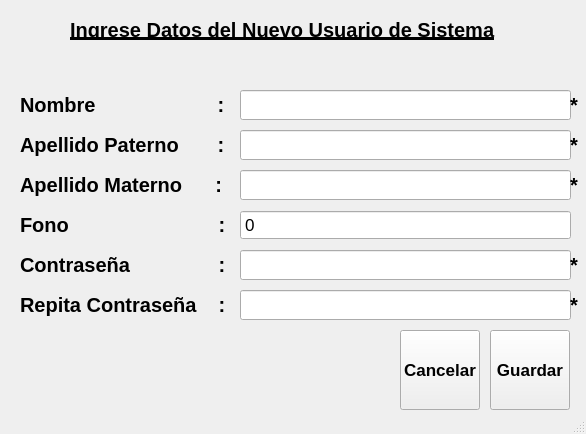
<?xml version="1.0" encoding="UTF-8"?>
<ui version="4.0">
 <class>usuarios</class>
 <widget class="QMainWindow" name="usuarios">
  <property name="geometry">
   <rect>
    <x>0</x>
    <y>0</y>
    <width>586</width>
    <height>434</height>
   </rect>
  </property>
  <property name="windowTitle">
   <string>Ingrese un nuevo Usuario</string>
  </property>
  <widget class="QWidget" name="centralwidget">
   <widget class="QPushButton" name="btnGuardar">
    <property name="geometry">
     <rect>
      <x>490</x>
      <y>330</y>
      <width>80</width>
      <height>80</height>
     </rect>
    </property>
    <property name="font">
     <font>
      <pointsize>13</pointsize>
      <weight>75</weight>
      <bold>true</bold>
     </font>
    </property>
    <property name="text">
     <string>Guardar</string>
    </property>
   </widget>
   <widget class="QPushButton" name="btnCancelar">
    <property name="geometry">
     <rect>
      <x>400</x>
      <y>330</y>
      <width>80</width>
      <height>80</height>
     </rect>
    </property>
    <property name="font">
     <font>
      <pointsize>13</pointsize>
      <weight>75</weight>
      <bold>true</bold>
     </font>
    </property>
    <property name="text">
     <string>Cancelar</string>
    </property>
   </widget>
   <widget class="QLabel" name="lblTitulo">
    <property name="geometry">
     <rect>
      <x>70</x>
      <y>20</y>
      <width>451</width>
      <height>20</height>
     </rect>
    </property>
    <property name="font">
     <font>
      <pointsize>15</pointsize>
      <weight>75</weight>
      <bold>true</bold>
      <underline>true</underline>
      <strikeout>false</strikeout>
      <kerning>true</kerning>
     </font>
    </property>
    <property name="text">
     <string>Ingrese Datos del Nuevo Usuario de Sistema</string>
    </property>
   </widget>
   <widget class="QLabel" name="lblContrasena">
    <property name="geometry">
     <rect>
      <x>20</x>
      <y>250</y>
      <width>221</width>
      <height>30</height>
     </rect>
    </property>
    <property name="font">
     <font>
      <pointsize>15</pointsize>
      <weight>75</weight>
      <bold>true</bold>
     </font>
    </property>
    <property name="text">
     <string>Contraseña                :</string>
    </property>
   </widget>
   <widget class="QLabel" name="lblRepiteContrasena">
    <property name="geometry">
     <rect>
      <x>20</x>
      <y>290</y>
      <width>221</width>
      <height>30</height>
     </rect>
    </property>
    <property name="font">
     <font>
      <pointsize>15</pointsize>
      <weight>75</weight>
      <bold>true</bold>
     </font>
    </property>
    <property name="text">
     <string>Repita Contraseña    :</string>
    </property>
   </widget>
   <widget class="QLabel" name="lblNombre">
    <property name="geometry">
     <rect>
      <x>20</x>
      <y>90</y>
      <width>221</width>
      <height>30</height>
     </rect>
    </property>
    <property name="font">
     <font>
      <pointsize>15</pointsize>
      <weight>75</weight>
      <bold>true</bold>
     </font>
    </property>
    <property name="text">
     <string>Nombre                      :</string>
    </property>
   </widget>
   <widget class="QLineEdit" name="txtContrasenna">
    <property name="geometry">
     <rect>
      <x>240</x>
      <y>290</y>
      <width>331</width>
      <height>30</height>
     </rect>
    </property>
    <property name="font">
     <font>
      <pointsize>13</pointsize>
     </font>
    </property>
   </widget>
   <widget class="QLabel" name="lblFono">
    <property name="geometry">
     <rect>
      <x>20</x>
      <y>210</y>
      <width>221</width>
      <height>30</height>
     </rect>
    </property>
    <property name="font">
     <font>
      <pointsize>15</pointsize>
      <weight>75</weight>
      <bold>true</bold>
     </font>
    </property>
    <property name="text">
     <string>Fono                           :</string>
    </property>
   </widget>
   <widget class="QLineEdit" name="txtContrasena">
    <property name="geometry">
     <rect>
      <x>240</x>
      <y>250</y>
      <width>331</width>
      <height>30</height>
     </rect>
    </property>
    <property name="font">
     <font>
      <pointsize>13</pointsize>
     </font>
    </property>
   </widget>
   <widget class="QLineEdit" name="txtApellidoMaterno">
    <property name="geometry">
     <rect>
      <x>240</x>
      <y>170</y>
      <width>331</width>
      <height>30</height>
     </rect>
    </property>
    <property name="font">
     <font>
      <pointsize>13</pointsize>
     </font>
    </property>
   </widget>
   <widget class="QLineEdit" name="txtApellidoPaterno">
    <property name="geometry">
     <rect>
      <x>240</x>
      <y>130</y>
      <width>331</width>
      <height>30</height>
     </rect>
    </property>
    <property name="font">
     <font>
      <pointsize>13</pointsize>
     </font>
    </property>
   </widget>
   <widget class="QLineEdit" name="txtNombre">
    <property name="geometry">
     <rect>
      <x>240</x>
      <y>90</y>
      <width>331</width>
      <height>30</height>
     </rect>
    </property>
    <property name="font">
     <font>
      <pointsize>13</pointsize>
     </font>
    </property>
   </widget>
   <widget class="QLabel" name="lblApellidoPaterno">
    <property name="geometry">
     <rect>
      <x>20</x>
      <y>130</y>
      <width>221</width>
      <height>30</height>
     </rect>
    </property>
    <property name="font">
     <font>
      <pointsize>15</pointsize>
      <weight>75</weight>
      <bold>true</bold>
     </font>
    </property>
    <property name="text">
     <string>Apellido Paterno       :</string>
    </property>
   </widget>
   <widget class="QLabel" name="lblApellidoMaterno">
    <property name="geometry">
     <rect>
      <x>20</x>
      <y>170</y>
      <width>221</width>
      <height>30</height>
     </rect>
    </property>
    <property name="font">
     <font>
      <pointsize>15</pointsize>
      <weight>75</weight>
      <bold>true</bold>
     </font>
    </property>
    <property name="text">
     <string>Apellido Materno      :</string>
    </property>
   </widget>
   <widget class="QSpinBox" name="txtFono">
    <property name="geometry">
     <rect>
      <x>240</x>
      <y>210</y>
      <width>331</width>
      <height>30</height>
     </rect>
    </property>
    <property name="font">
     <font>
      <pointsize>13</pointsize>
     </font>
    </property>
    <property name="buttonSymbols">
     <enum>QAbstractSpinBox::NoButtons</enum>
    </property>
    <property name="suffix">
     <string/>
    </property>
    <property name="prefix">
     <string/>
    </property>
    <property name="minimum">
     <number>0</number>
    </property>
    <property name="maximum">
     <number>999999999</number>
    </property>
    <property name="value">
     <number>0</number>
    </property>
   </widget>
   <widget class="QLabel" name="lblIdUsuario">
    <property name="geometry">
     <rect>
      <x>270</x>
      <y>50</y>
      <width>16</width>
      <height>30</height>
     </rect>
    </property>
    <property name="font">
     <font>
      <pointsize>15</pointsize>
      <weight>75</weight>
      <bold>true</bold>
     </font>
    </property>
    <property name="text">
     <string/>
    </property>
   </widget>
   <widget class="QLabel" name="lblNombre_2">
    <property name="geometry">
     <rect>
      <x>570</x>
      <y>90</y>
      <width>21</width>
      <height>30</height>
     </rect>
    </property>
    <property name="font">
     <font>
      <pointsize>15</pointsize>
      <weight>75</weight>
      <bold>true</bold>
     </font>
    </property>
    <property name="text">
     <string>*</string>
    </property>
   </widget>
   <widget class="QLabel" name="lblNombre_3">
    <property name="geometry">
     <rect>
      <x>570</x>
      <y>170</y>
      <width>21</width>
      <height>30</height>
     </rect>
    </property>
    <property name="font">
     <font>
      <pointsize>15</pointsize>
      <weight>75</weight>
      <bold>true</bold>
     </font>
    </property>
    <property name="text">
     <string>*</string>
    </property>
   </widget>
   <widget class="QLabel" name="lblNombre_4">
    <property name="geometry">
     <rect>
      <x>570</x>
      <y>130</y>
      <width>21</width>
      <height>30</height>
     </rect>
    </property>
    <property name="font">
     <font>
      <pointsize>15</pointsize>
      <weight>75</weight>
      <bold>true</bold>
     </font>
    </property>
    <property name="text">
     <string>*</string>
    </property>
   </widget>
   <widget class="QLabel" name="lblNombre_5">
    <property name="geometry">
     <rect>
      <x>570</x>
      <y>250</y>
      <width>21</width>
      <height>30</height>
     </rect>
    </property>
    <property name="font">
     <font>
      <pointsize>15</pointsize>
      <weight>75</weight>
      <bold>true</bold>
     </font>
    </property>
    <property name="text">
     <string>*</string>
    </property>
   </widget>
   <widget class="QLabel" name="lblNombre_6">
    <property name="geometry">
     <rect>
      <x>570</x>
      <y>290</y>
      <width>21</width>
      <height>30</height>
     </rect>
    </property>
    <property name="font">
     <font>
      <pointsize>15</pointsize>
      <weight>75</weight>
      <bold>true</bold>
     </font>
    </property>
    <property name="text">
     <string>*</string>
    </property>
   </widget>
  </widget>
  <widget class="QStatusBar" name="statusbar"/>
 </widget>
 <resources/>
 <connections/>
</ui>
